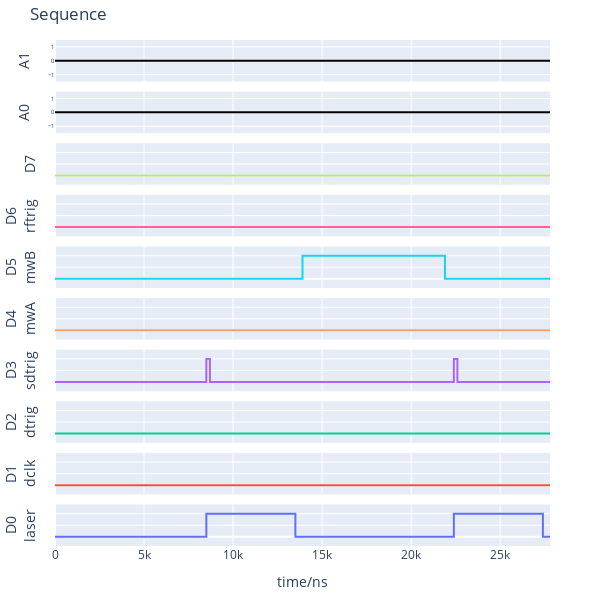

Notebook code for this chart:
### Code cell
ps.reset()
ps.setDigital("laser", seq_laser)
# ps.setDigital("mwA", seq_mw)
ps.setDigital("sdtrig", seq_sdtrig)
ps.setDigital("mwB", seq_mwB)
ps.plotSeq()

### Figure 1 — Plotly figure (JSON) as saved in the notebook; plotly's stock layout.template omitted (floating-point values rounded to 4 significant figures)
{"data": [{"line": {"shape": "hv"}, "mode": "lines", "name": "D0", "type": "scatter", "x": [0, 8000, 8500, 13500, 13900, 21900, 22400, 27400, 27800], "xaxis": "x10", "y": [0, 0, 1, 0, 0, 0, 1, 0, 0], "yaxis": "y10"}, {"line": {"shape": "hv"}, "mode": "lines", "name": "D1", "type": "scatter", "x": [0, 27800], "xaxis": "x9", "y": [0, 0], "yaxis": "y9"}, {"line": {"shape": "hv"}, "mode": "lines", "name": "D2", "type": "scatter", "x": [0, 27800], "xaxis": "x8", "y": [0, 0], "yaxis": "y8"}, {"line": {"shape": "hv"}, "mode": "lines", "name": "D3", "type": "scatter", "x": [0, 8000, 8500, 8700, 13900, 21900, 22400, 22600, 27800], "xaxis": "x7", "y": [0, 0, 1, 0, 0, 0, 1, 0, 0], "yaxis": "y7"}, {"line": {"shape": "hv"}, "mode": "lines", "name": "D4", "type": "scatter", "x": [0, 27800], "xaxis": "x6", "y": [0, 0], "yaxis": "y6"}, {"line": {"shape": "hv"}, "mode": "lines", "name": "D5", "type": "scatter", "x": [0, 8000, 8500, 13500, 13900, 21900, 22400, 27400, 27800], "xaxis": "x5", "y": [0, 0, 0, 0, 1, 0, 0, 0, 0], "yaxis": "y5"}, {"line": {"shape": "hv"}, "mode": "lines", "name": "D6", "type": "scatter", "x": [0, 27800], "xaxis": "x4", "y": [0, 0], "yaxis": "y4"}, {"line": {"shape": "hv"}, "mode": "lines", "name": "D7", "type": "scatter", "x": [0, 27800], "xaxis": "x3", "y": [0, 0], "yaxis": "y3"}, {"line": {"color": "black", "shape": "hv"}, "mode": "lines", "name": "A0", "type": "scatter", "x": [0, 27800], "xaxis": "x2", "y": [0, 0], "yaxis": "y2"}, {"line": {"color": "black", "shape": "hv"}, "mode": "lines", "name": "A1", "type": "scatter", "x": [0, 27800], "xaxis": "x", "y": [0, 0], "yaxis": "y"}], "layout": {"height": 600, "margin": {"b": 40, "l": 50, "r": 50, "t": 40}, "showlegend": false, "title": {"text": "Sequence"}, "width": 600, "xaxis": {"anchor": "y", "domain": [0, 1], "matches": "x10", "showticklabels": false}, "xaxis10": {"anchor": "y10", "domain": [0, 1], "title": {"text": "time/ns"}}, "xaxis2": {"anchor": "y2", "domain": [0, 1], "matches": "x10", "showticklabels": false}, "xaxis3": {"anchor": "y3", "domain": [0, 1], "matches": "x10", "showticklabels": false}, "xaxis4": {"anchor": "y4", "domain": [0, 1], "matches": "x10", "showticklabels": false}, "xaxis5": {"anchor": "y5", "domain": [0, 1], "matches": "x10", "showticklabels": false}, "xaxis6": {"anchor": "y6", "domain": [0, 1], "matches": "x10", "showticklabels": false}, "xaxis7": {"anchor": "y7", "domain": [0, 1], "matches": "x10", "showticklabels": false}, "xaxis8": {"anchor": "y8", "domain": [0, 1], "matches": "x10", "showticklabels": false}, "xaxis9": {"anchor": "y9", "domain": [0, 1], "matches": "x10", "showticklabels": false}, "yaxis": {"anchor": "x", "domain": [0.918, 1.0], "range": [-1.5, 1.5], "tickfont": {"size": 6}, "title": {"text": "A1"}}, "yaxis10": {"anchor": "x10", "domain": [0, 0.082], "range": [-0.4, 1.4], "showticklabels": false, "title": {"text": "D0<br>laser"}}, "yaxis2": {"anchor": "x2", "domain": [0.816, 0.898], "range": [-1.5, 1.5], "tickfont": {"size": 6}, "title": {"text": "A0"}}, "yaxis3": {"anchor": "x3", "domain": [0.714, 0.796], "range": [-0.4, 1.4], "showticklabels": false, "title": {"text": "D7"}}, "yaxis4": {"anchor": "x4", "domain": [0.612, 0.694], "range": [-0.4, 1.4], "showticklabels": false, "title": {"text": "D6<br>rftrig"}}, "yaxis5": {"anchor": "x5", "domain": [0.51, 0.592], "range": [-0.4, 1.4], "showticklabels": false, "title": {"text": "D5<br>mwB"}}, "yaxis6": {"anchor": "x6", "domain": [0.408, 0.49], "range": [-0.4, 1.4], "showticklabels": false, "title": {"text": "D4<br>mwA"}}, "yaxis7": {"anchor": "x7", "domain": [0.306, 0.388], "range": [-0.4, 1.4], "showticklabels": false, "title": {"text": "D3<br>sdtrig"}}, "yaxis8": {"anchor": "x8", "domain": [0.204, 0.286], "range": [-0.4, 1.4], "showticklabels": false, "title": {"text": "D2<br>dtrig"}}, "yaxis9": {"anchor": "x9", "domain": [0.102, 0.184], "range": [-0.4, 1.4], "showticklabels": false, "title": {"text": "D1<br>dclk"}}}}
